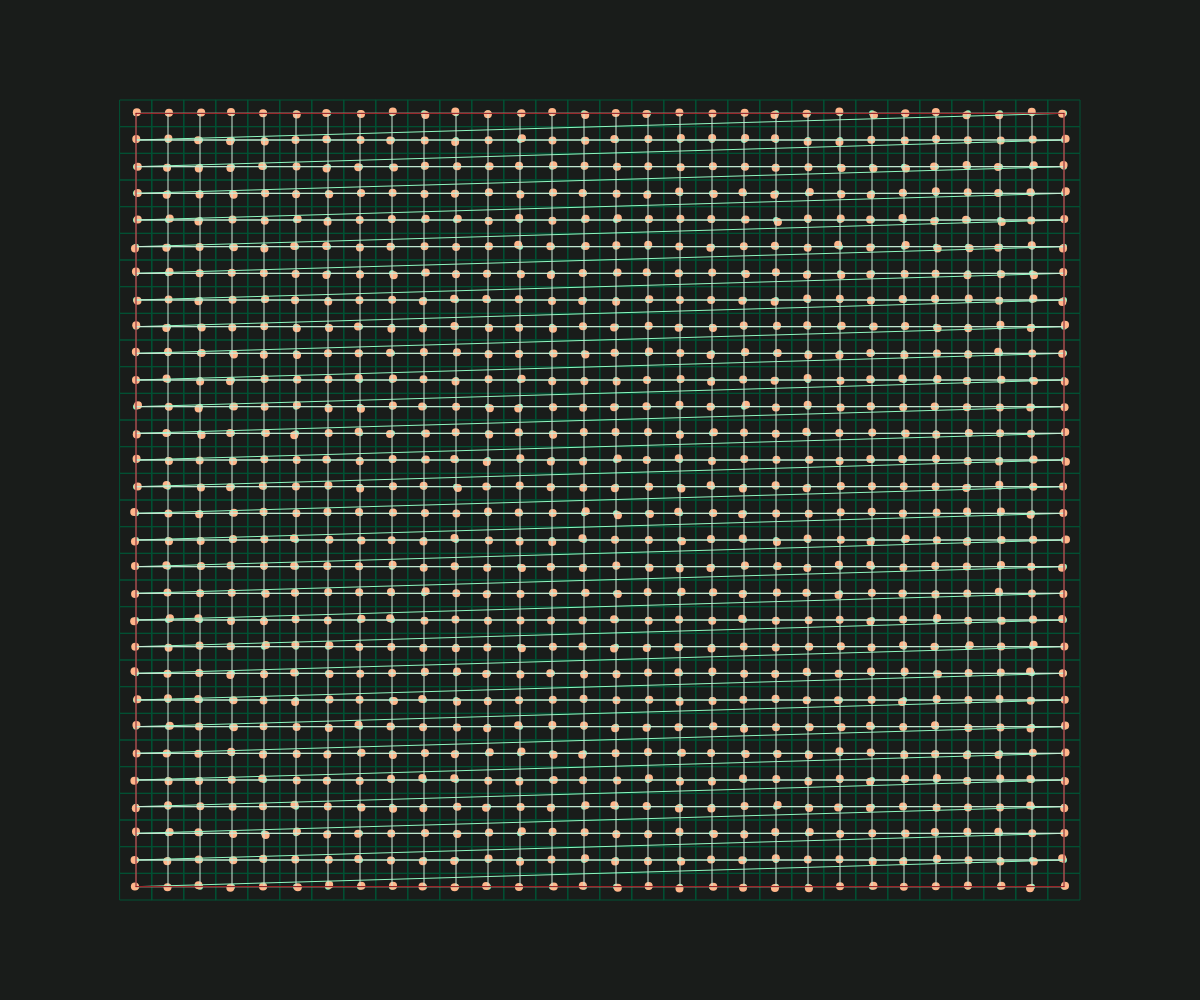
Frame 1 (no input)
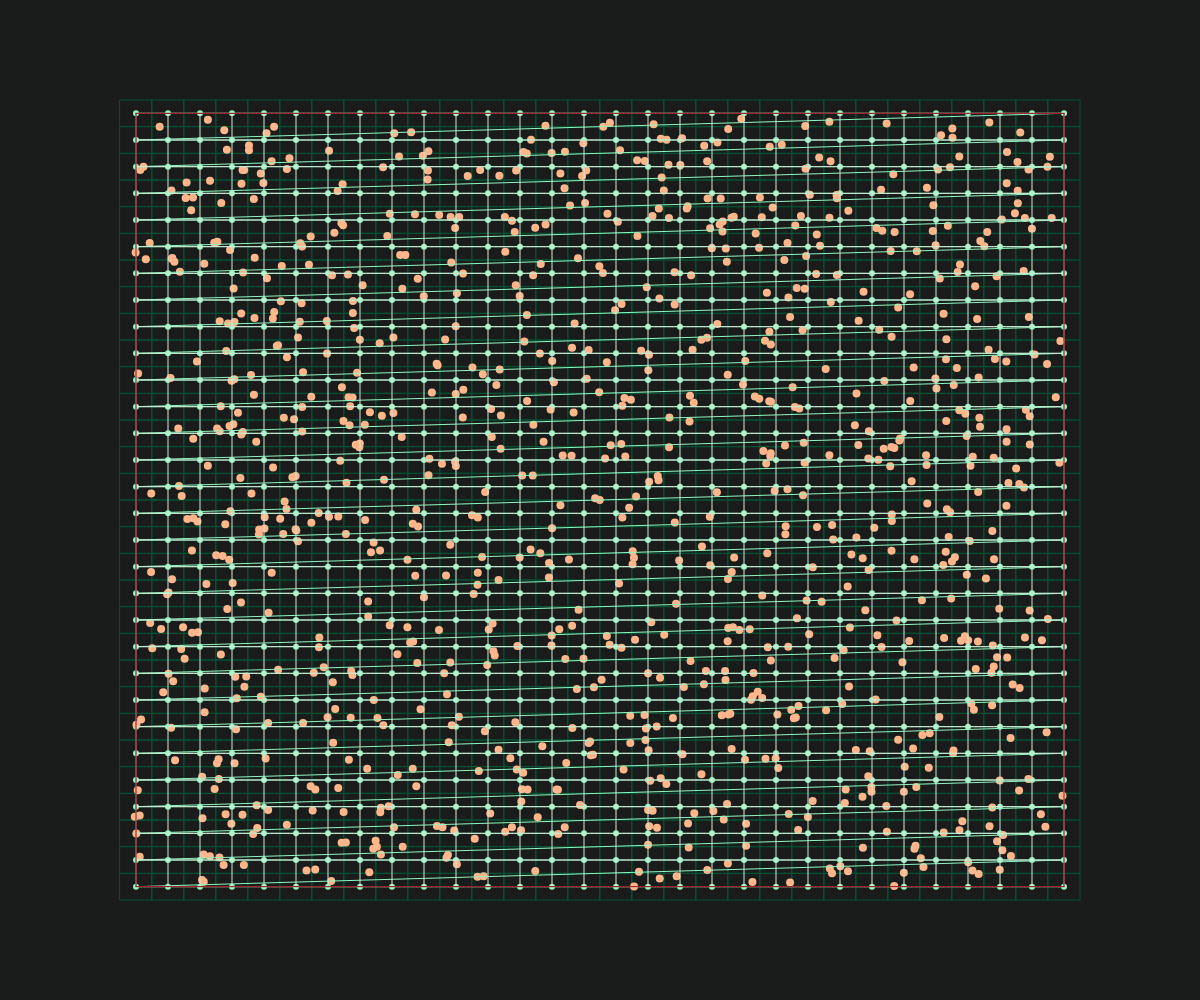
Frame 60 (no input)
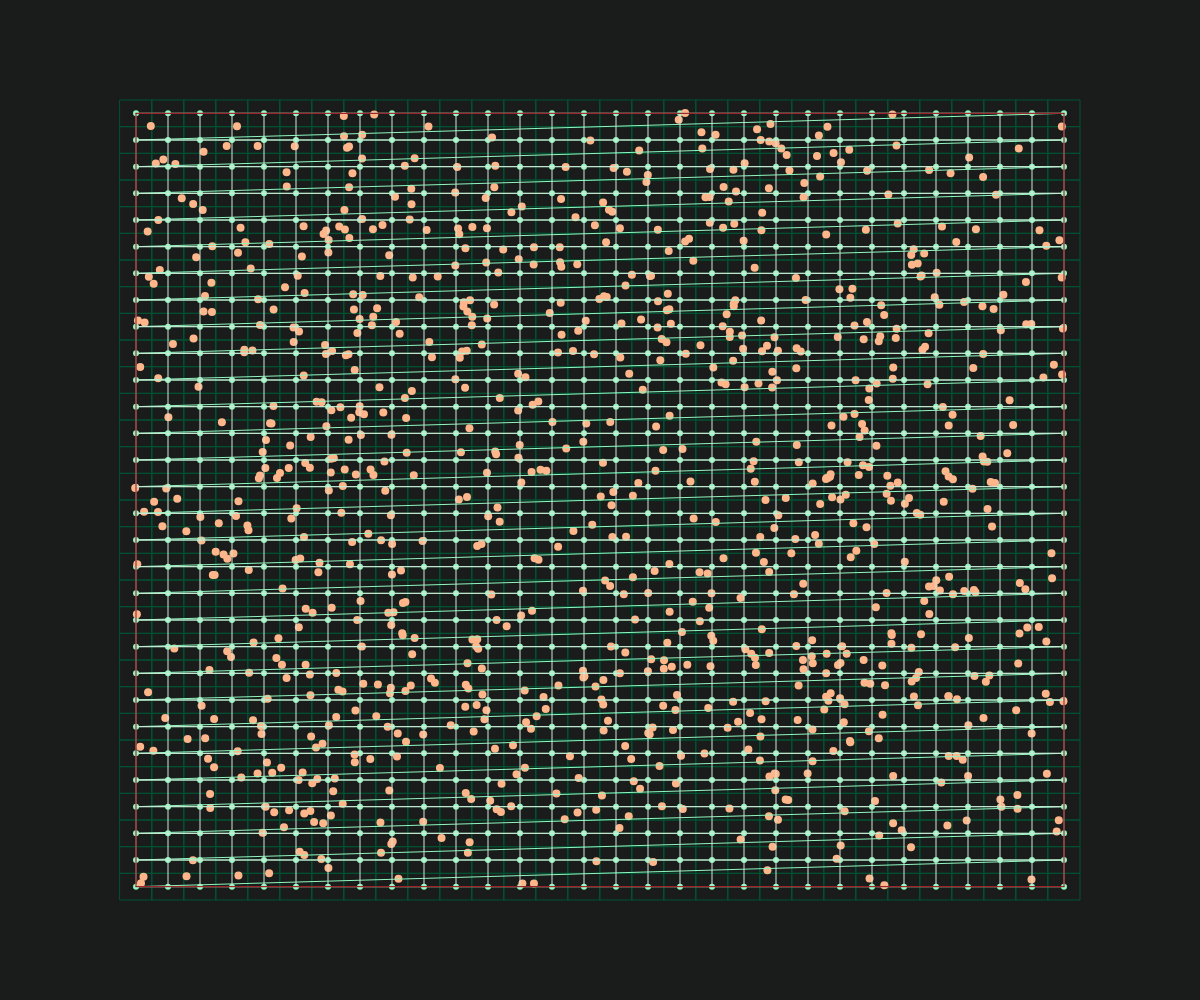
Frame 120 (the mouse pressed at the canvas centre since frame 60)

The p5.js sketch that drew these frames (run headless with seeded random() and noise() and a simulated clock; from frame 60 on, the mouse is pressed at the canvas centre):

// p5.js sketch
// ── sketch.js
// -- DEPENDENCIES
//
// --
// -- SHARED VARIABLES
let grid;
let numCols = 30;
let numRows = 30;
// --
// -- SETUP CANVAS
function setup() {
	// - log: SETUP CANVAS
	console.log("-- SETUP CANVAS");
	// - section: project settings
	createCanvas(windowWidth, windowHeight);
	angleMode(DEGREES);
	rectMode(CENTER);
	// noLoop();
	// - section: project styles
	// background("#191C1A"); // background (dark)
	// - section: init grid
	grid = new Grid(numCols, numRows, width, height);
	grid.initGrid();
	// - log: grid
	console.log(grid);
	// - log: end SETUP CANVAS
	console.log("--");
} // --
// -- DRAW CANVAS
function draw() {
	// - log: DRAW CANVAS
	console.log("-- DRAW CANVAS");
	// - section: style canvas
	background("#191C1A"); // background (dark)
	// - section: control variables
	//
	// - section: translate
	grid.translate();
	// - section: draw cells
	grid.drawCells();
	// - section: draw agents
	grid.drawPoints();
	grid.drawParticles();
	// - section: draw lines
	grid.drawLines();
	grid.drawMatrixLines();
	grid.drawBoundaries();
	// - log: end DRAW CANVAS
	console.log("--");
} // --
// -- CLASS: GRID
class Grid {
	// - method: class constructor
	constructor(cols, rows, width, height) {
		// - section: inherit canvas size
		this.width = width;
		this.height = height;
		// - section: define grid
		this.cols = cols;
		this.rows = rows;
		this.cells = cols * rows;
		// - section: define sizes
		this.gw = width * 0.8;
		this.gh = height * 0.8;
		this.cw = this.gw / this.cols;
		this.ch = this.gh / this.rows;
		this.mw = this.gw - this.cw;	// matrix width
		this.mh = this.gh - this.ch;	// matrix height
		// - section: define margin x and y
		this.marginX = (width - this.gw) * 0.5;
		this.marginY = (height - this.gh) * 0.5;
		// - section: define matrix
		this.matrix = Array(this.rows);
		for (let r = 0; r < this.rows; r++) {
			this.matrix[r] = Array(this.cols);
		}
		// - section: define agents
		this.points = Array(this.cells);			// matrix points
		this.particles = Array(this.points.length);	// grid particles
	}
	// - method: init matrix grid
	initGrid(OPTION) {
		let x;
		let y;
		let i = 0;
		for (let r = 0; r < this.rows; r++) {
			y = (r % this.rows) * this.ch;
			for (let c = 0; c < this.cols; c++) {
				x = (c % this.cols) * this.cw;
				this.matrix[r][c] = new Point(x, y, this.cw, this.ch);
				this.points[i] = this.matrix[r][c];
				switch (OPTION) {
					case "random":
						this.particles[i] = new Particle({
							x: random(0, this.mw),
							y: random(0, this.mh),
						});
						break;
					default:
						this.particles[i] = new Particle(this.points[i]);
						break;
				}
				i++;
			}
		}
	}
	// - method: translate grid
	translate() {
		translate(this.marginX, this.marginY);
		translate(this.cw * 0.5, this.ch * 0.5);
	}
	// - method: draw grid cells
	drawCells() {
		noFill();
		stroke("#005234"); // primary container (dark)
		strokeWeight(1);
		this.points.forEach((point) => {
			rect(point.x, point.y, this.cw, this.ch);
		});
	}
	// - method: draw matrix points
	drawPoints() {
		this.points.forEach((point) => {
			point.draw();
		});
	}
	// - method: draw grid particles
	drawParticles(OPTION) {
		this.particles.forEach((particle) => {
			// section: reset strategy
			switch (OPTION) {
				case "bounce":
					if (particle.px < 0 || particle.px > this.mw) {
						particle.bounceX();
					}
					if (particle.py < 0 || particle.py > this.mh) {
						particle.bounceY();
					}
					break;
				default:
					if (particle.px < 0 || particle.px > this.mw) {
						particle.reset();
						particle.bounceX();
					}
					if (particle.py < 0 || particle.py > this.mh) {
						particle.reset();
						particle.bounceY();
					}
					break;
			}
			particle.acelerate();
			particle.draw();
		});
	}
	// - method: draw points array lines
	drawLines() {
		stroke("#8FF7C0"); // on primary container (dark)
		strokeWeight(1);
		for (let i = 0; i < this.points.length - 1; i++) {
			line(
				this.points[i + 0].x,
				this.points[i + 0].y,
				this.points[i + 1].x,
				this.points[i + 1].y,
			);
		}
	}
	// - method: draw matrix boundary
	drawBoundaries() {
		stroke("#93000A");
		strokeWeight(1);
		line(
			0,
			0,
			this.matrix[0][this.cols - 1].x,
			this.matrix[0][this.cols - 1].y,
		);
		line(
			this.matrix[0][this.cols - 1].x,
			this.matrix[0][this.cols - 1].y,
			this.matrix[this.rows - 1][this.cols - 1].x,
			this.matrix[this.rows - 1][this.cols - 1].y,
		);
		line(
			this.matrix[this.rows - 1][this.cols - 1].x,
			this.matrix[this.rows - 1][this.cols - 1].y,
			this.matrix[this.rows - 1][0].x,
			this.matrix[this.rows - 1][0].y,
		);
		line(
			this.matrix[this.rows - 1][0].x,
			this.matrix[this.rows - 1][0].y,
			0,
			0,
		);
	}
	// - method: draw points matrix lines
	drawMatrixLines(CASE) {
		stroke("#D0E8D7"); // on secondary container (dark)
		strokeWeight(1);
		switch (CASE) {
			case "horizontal":
				for (let r = 0; r < this.rows; r++) {
					for (let c = 0; c < this.cols - 1; c++) {
						line(
							this.matrix[r][c + 0].x,
							this.matrix[r][c + 0].y,
							this.matrix[r][c + 1].x,
							this.matrix[r][c + 1].y,
						);
					}
				}
				break;
			case "vertical":
				for (let c = 0; c < this.cols; c++) {
					for (let r = 0; r < this.rows - 1; r++) {
						line(
							this.matrix[r + 0][c].x,
							this.matrix[r + 0][c].y,
							this.matrix[r + 1][c].x,
							this.matrix[r + 1][c].y,
						);
					}
				}
				break;
			default:
				for (let r = 0; r < this.rows - 1; r++) {
					for (let c = 0; c < this.cols - 1; c++) {
						line(
							this.matrix[r][c + 0].x,
							this.matrix[r][c + 0].y,
							this.matrix[r][c + 1].x,
							this.matrix[r][c + 1].y,
						);
						line(
							this.matrix[r + 0][c].x,
							this.matrix[r + 0][c].y,
							this.matrix[r + 1][c].x,
							this.matrix[r + 1][c].y,
						);
						if (c == this.cols - 2) {
							line(
								this.matrix[r + 0][this.cols - 1].x,
								this.matrix[r + 0][this.cols - 1].y,
								this.matrix[r + 1][this.cols - 1].x,
								this.matrix[r + 1][this.cols - 1].y,
							);
						}
						if (r == this.rows - 2) {
							line(
								this.matrix[this.rows - 1][c + 0].x,
								this.matrix[this.rows - 1][c + 0].y,
								this.matrix[this.rows - 1][c + 1].x,
								this.matrix[this.rows - 1][c + 1].y,
							);
						}
					}
				}
		}
	}
} // --
// -- CLASS: POINT
class Point {
	// - method: class constructor
	constructor(x, y) {
		this.x = x;
		this.y = y;
	}
	// - method: draw point
	draw() {
		stroke("#8FF7C0"); // on primary container (dark)
		strokeWeight(6);
		point(this.x, this.y);
	}
} // --
// -- CLASS: PARTICLE
class Particle {
	// - method: class constructor
	constructor(point) {
		this.point = point;
		this.px = point.x;
		this.py = point.y;
		this.diameter = 8;
		this.vx = random(-2, 2);
		this.vy = random(-2, 2);
	}
	// - method: draw particle
	draw() {
		fill(255, 182, 139); // tertiary (dark)
		// noFill();
		noStroke();
		circle(this.px, this.py, this.diameter);
	}
	// - method: acelerate particle
	acelerate() {
		this.px += this.vx;
		this.py += this.vy;
	}
	// - method: reset particle at point origin
	reset() {
		this.px = this.point.x;
		this.py = this.point.y;
	}
	// - method: x bounce
	bounceX() {
		this.vx *= -1;
	}
	// - method: y bounce
	bounceY() {
		this.vy *= -1;
	}
} // --
// -- EOSKETCH
